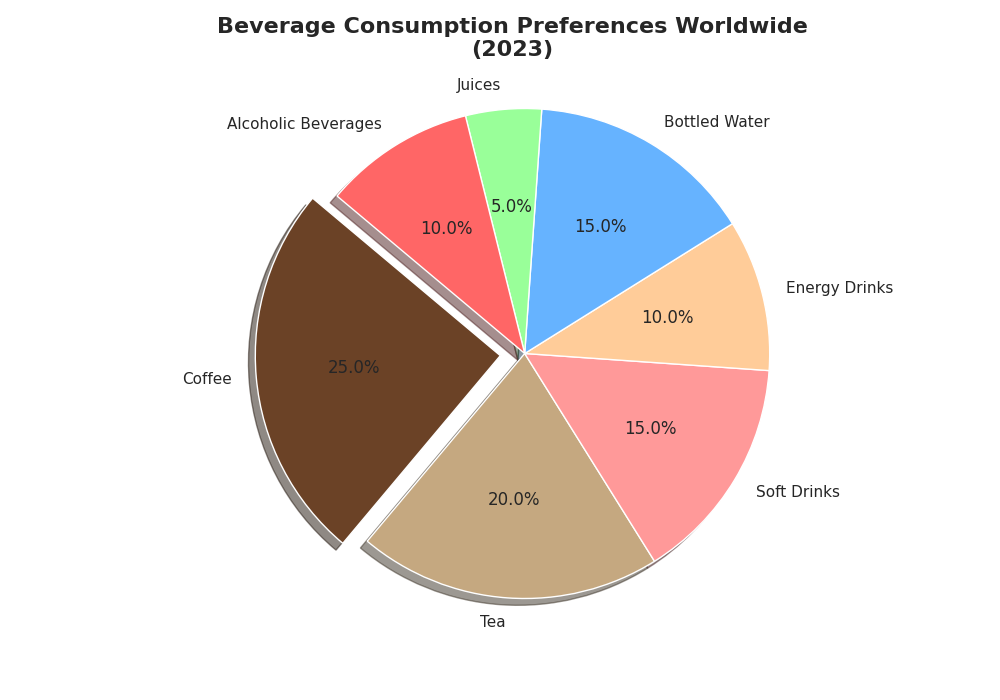

This chart was generated by the following Python code:
import matplotlib.pyplot as plt

beverage_categories = ['Coffee', 'Tea', 'Soft Drinks', 'Energy Drinks', 'Bottled Water', 'Juices', 'Alcoholic Beverages']
market_shares = [25, 20, 15, 10, 15, 5, 10]

colors = ['#6B4226', '#C5A880', '#FF9999', '#FFCC99', '#66B3FF', '#99FF99', '#FF6666']
explode = (0.1, 0, 0, 0, 0, 0, 0)

plt.figure(figsize=(10, 7))
plt.pie(market_shares, labels=beverage_categories, autopct='%1.1f%%', startangle=140,
        colors=colors, explode=explode, shadow=True)

plt.title('Beverage Consumption Preferences Worldwide\n(2023)', fontsize=16, fontweight='bold', pad=20)
plt.axis('equal')

plt.show()
